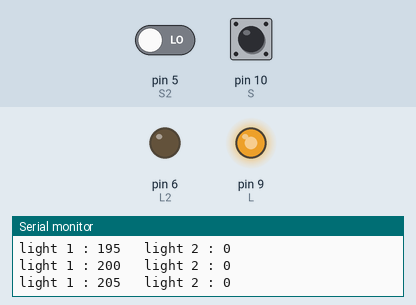
Recording of a sketch running on a simulated Arduino Uno, built with avr-gcc and run on an emulated ATmega328P. On the bench: output pins drawn as LEDs (lit = HIGH), the last lines printed to the serial monitor. The inputs (shaded band) are chosen by the test bench; at power-on: pin 5 (S2) LOW, pin 10 (S) HIGH. Pins used as bus, display or sensor lines are not drawn.

Above: at 1.2 s.
1.3 s: pin 5 (S2) driven HIGH
At 4.0 s:
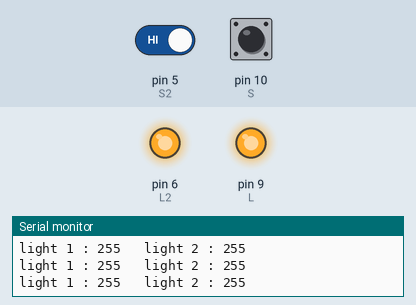
4.3 s: pin 10 (S) driven LOW
At 6.7 s:
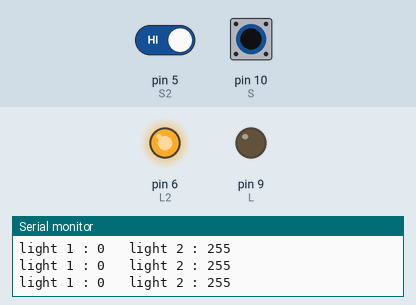
7.3 s: pin 5 (S2) driven LOW
At 9.2 s:
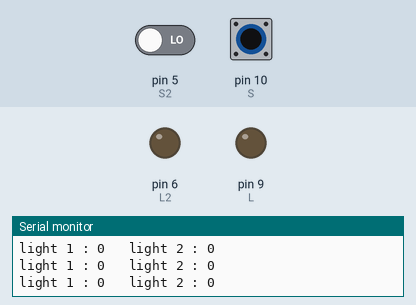
10.3 s: pin 10 (S) driven HIGH
At 10.82 s:
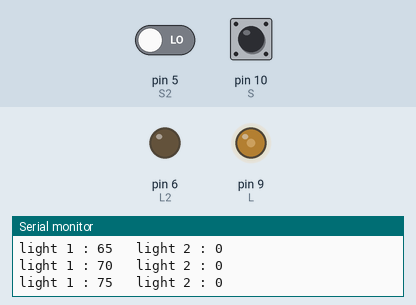
13.3 s: pin 5 (S2) driven HIGH and pin 10 (S) driven LOW
At 14.13 s:
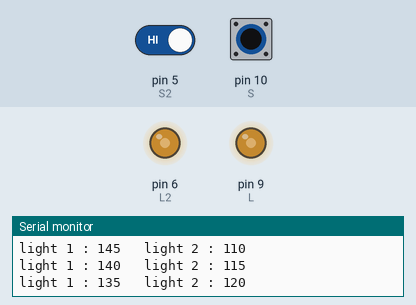
16.3 s: pin 10 (S) pulsed HIGH 2 times (0.12 s each, 0.3 s apart)
Timing chart, 0 to 19.3 s (numbered marks = the images above; inputs shaded):
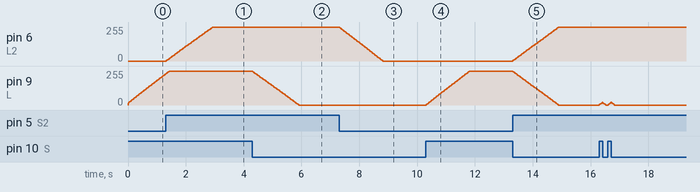

The sketch:

magic_light.ino
```cpp
#define L 9
#define S 10
#define VCC 11
#define GND 12
int light = 0;

#define L2 6
#define S2  5
#define VCC2 4
#define GND2 3
int light2 = 0;

void magic1(int val)
{
  if (val == 0)
  {
    light -= 5;
    if (light < 0) light = 0;
    analogWrite(L, light);


  }
  else if (val == 1) {
    light += 5;
    if (light > 255) light = 255;
    analogWrite(L, light);


  }
}

void magic2(int val)
{
  if (val == 0)
  {
    light2 -= 5;
    if (light2 < 0) light2 = 0;
    analogWrite(L2, light2);


  }
  else if (val == 1) {
    light2 += 5;
    if (light2 > 255) light2 = 255;
    analogWrite(L2, light2);


  }
}

void setup() {
  Serial.begin(9600);
  pinMode(L, OUTPUT);
  pinMode(S, INPUT);
  pinMode(VCC, OUTPUT);
  pinMode(GND, OUTPUT);

  digitalWrite(VCC, HIGH);
  digitalWrite(GND, LOW);

  pinMode(L2, OUTPUT);
  pinMode(S2, INPUT);
  pinMode(VCC2, OUTPUT);
  pinMode(GND2, OUTPUT);

  digitalWrite(VCC2, HIGH);
  digitalWrite(GND2, LOW);

}

void loop() {
  int val = digitalRead(S);
  int val2 = digitalRead(S2);
  magic2(val2);


  magic1(val);


    Serial.print("light 1 : ");
    Serial.print(light);
    Serial.print("   ");
    Serial.print("light 2 : ");
    Serial.println(light2);


}
```

Measured:
- after the input at 1.3 s, pin 6 (L2): moves from 0/255 to 255/255 over 1.6 s, starting at once
- after the input at 4.3 s, pin 9 (L): moves from 255/255 to 0/255 over 1.6 s, starting at once
- after the input at 7.3 s, pin 6 (L2): moves from 255/255 to 0/255 over 1.5 s, starting at once
- after the input at 10.3 s, pin 9 (L): moves from 0/255 to 255/255 over 1.5 s, starting at once
- after the input at 13.3 s, pin 6 (L2): moves from 0/255 to 255/255 over 1.6 s, starting at once; pin 9 (L): moves from 255/255 to 0/255 over 1.6 s, starting at once
